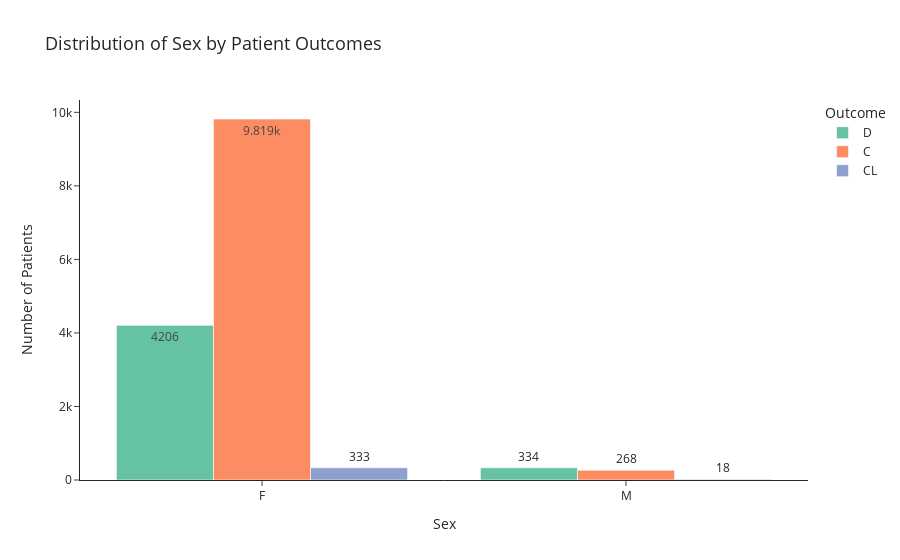
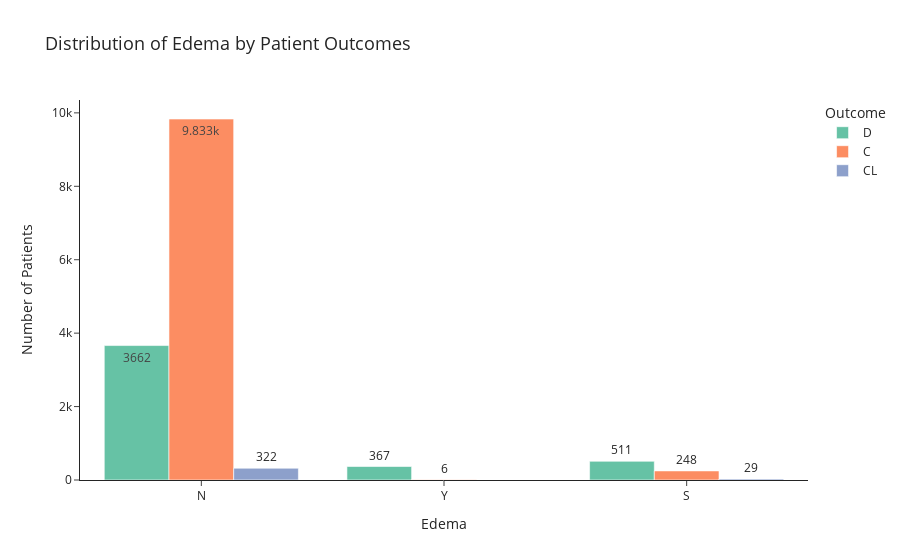

The code cell stored with these charts, in order, in its notebook:
### Markdown cell above
<i>Categorical features vs Outcomes</i>

### Code cell
categorical_features = ['Sex', 'Edema']
for feature in categorical_features:
    fig = px.histogram(train, 
                       x=feature, 
                       color='Status',
                       barmode='group',
                       title=f'Distribution of {feature} by Patient Outcomes',
                       labels={feature:feature, 'count':'Number of Patients', 'Status':'Outcome'},
                       text_auto=True, 
                       color_discrete_sequence=px.colors.qualitative.Set2)

    fig.update_layout(title_font_size=18,
                      xaxis=dict(title=feature),
                      yaxis=dict(title='Number of Patients'),
                      bargap=0.2,
                      template='simple_white')
    fig.show()

### Figure 1 — Plotly figure (JSON) as saved in the notebook; plotly's stock layout.template omitted (floating-point values rounded to 4 significant figures; data arrays with more than 128 entries replaced by an {"elided": "..."} marker saying what was removed)
{"data": [{"alignmentgroup": "True", "bingroup": "x", "hovertemplate": "Outcome=D<br>Sex=%{x}<br>count=%{y}<extra></extra>", "legendgroup": "D", "marker": {"color": "rgb(102,194,165)", "pattern": {"shape": ""}}, "name": "D", "offsetgroup": "D", "orientation": "v", "showlegend": true, "texttemplate": "%{value}", "type": "histogram", "x": {"elided": "4540 str values"}, "xaxis": "x", "yaxis": "y"}, {"alignmentgroup": "True", "bingroup": "x", "hovertemplate": "Outcome=C<br>Sex=%{x}<br>count=%{y}<extra></extra>", "legendgroup": "C", "marker": {"color": "rgb(252,141,98)", "pattern": {"shape": ""}}, "name": "C", "offsetgroup": "C", "orientation": "v", "showlegend": true, "texttemplate": "%{value}", "type": "histogram", "x": {"elided": "10087 str values"}, "xaxis": "x", "yaxis": "y"}, {"alignmentgroup": "True", "bingroup": "x", "hovertemplate": "Outcome=CL<br>Sex=%{x}<br>count=%{y}<extra></extra>", "legendgroup": "CL", "marker": {"color": "rgb(141,160,203)", "pattern": {"shape": ""}}, "name": "CL", "offsetgroup": "CL", "orientation": "v", "showlegend": true, "texttemplate": "%{value}", "type": "histogram", "x": {"elided": "351 str values"}, "xaxis": "x", "yaxis": "y"}], "layout": {"bargap": 0.2, "barmode": "group", "legend": {"title": {"text": "Outcome"}, "tracegroupgap": 0}, "title": {"font": {"size": 18}, "text": "Distribution of Sex by Patient Outcomes"}, "xaxis": {"anchor": "y", "domain": [0, 1], "title": {"text": "Sex"}}, "yaxis": {"anchor": "x", "domain": [0, 1], "title": {"text": "Number of Patients"}}}}

### Figure 2 — Plotly figure (JSON) as saved in the notebook; plotly's stock layout.template omitted (floating-point values rounded to 4 significant figures; data arrays with more than 128 entries replaced by an {"elided": "..."} marker saying what was removed)
{"data": [{"alignmentgroup": "True", "bingroup": "x", "hovertemplate": "Outcome=D<br>Edema=%{x}<br>count=%{y}<extra></extra>", "legendgroup": "D", "marker": {"color": "rgb(102,194,165)", "pattern": {"shape": ""}}, "name": "D", "offsetgroup": "D", "orientation": "v", "showlegend": true, "texttemplate": "%{value}", "type": "histogram", "x": {"elided": "4540 str values"}, "xaxis": "x", "yaxis": "y"}, {"alignmentgroup": "True", "bingroup": "x", "hovertemplate": "Outcome=C<br>Edema=%{x}<br>count=%{y}<extra></extra>", "legendgroup": "C", "marker": {"color": "rgb(252,141,98)", "pattern": {"shape": ""}}, "name": "C", "offsetgroup": "C", "orientation": "v", "showlegend": true, "texttemplate": "%{value}", "type": "histogram", "x": {"elided": "10087 str values"}, "xaxis": "x", "yaxis": "y"}, {"alignmentgroup": "True", "bingroup": "x", "hovertemplate": "Outcome=CL<br>Edema=%{x}<br>count=%{y}<extra></extra>", "legendgroup": "CL", "marker": {"color": "rgb(141,160,203)", "pattern": {"shape": ""}}, "name": "CL", "offsetgroup": "CL", "orientation": "v", "showlegend": true, "texttemplate": "%{value}", "type": "histogram", "x": {"elided": "351 str values"}, "xaxis": "x", "yaxis": "y"}], "layout": {"bargap": 0.2, "barmode": "group", "legend": {"title": {"text": "Outcome"}, "tracegroupgap": 0}, "title": {"font": {"size": 18}, "text": "Distribution of Edema by Patient Outcomes"}, "xaxis": {"anchor": "y", "domain": [0, 1], "title": {"text": "Edema"}}, "yaxis": {"anchor": "x", "domain": [0, 1], "title": {"text": "Number of Patients"}}}}
